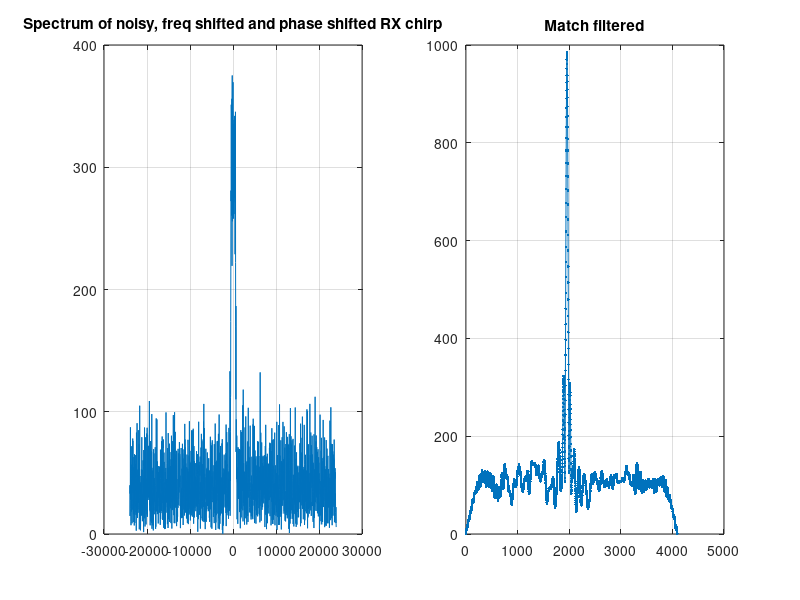

Write the MATLAB code that produced this figure.
clc;
clear;

snr = 0;

fs = 48e3;
fc = 18e3;
n = 2048;
t = (0:n-1)/fs;
u0 = 1200/((n-1)/fs); % bandwidth = 1200Hz

bbt = cos(2*pi*((-600)*t+u0*t.^2/2)).';
bbr = exp(1j*2*pi*((-600+120*rand()-60)*t+u0*t.^2/2)+1j*pi*(2*rand()-1)).' + ... 
      10^(-snr/20)*randn(n, 1)./sqrt(2) + 1j*10^(-snr/20)*randn(n, 1)./sqrt(2);

[m, r] = filter(flipud(bbt), 1, bbr, zeros(n-1, 1));

subplot(1, 2, 1);
% plot(t, real(sig));
spectrum = abs(fft(bbr,n));
plot((-n/2:n/2-1)*fs/n, [spectrum(n/2+1:n); spectrum(1:n/2)]);
grid on;
title('Spectrum of noisy, freq shifted and phase shifted RX chirp');

subplot(1, 2, 2);
plot(abs([m; r]), '.-');
title('Match filtered');
grid on;
